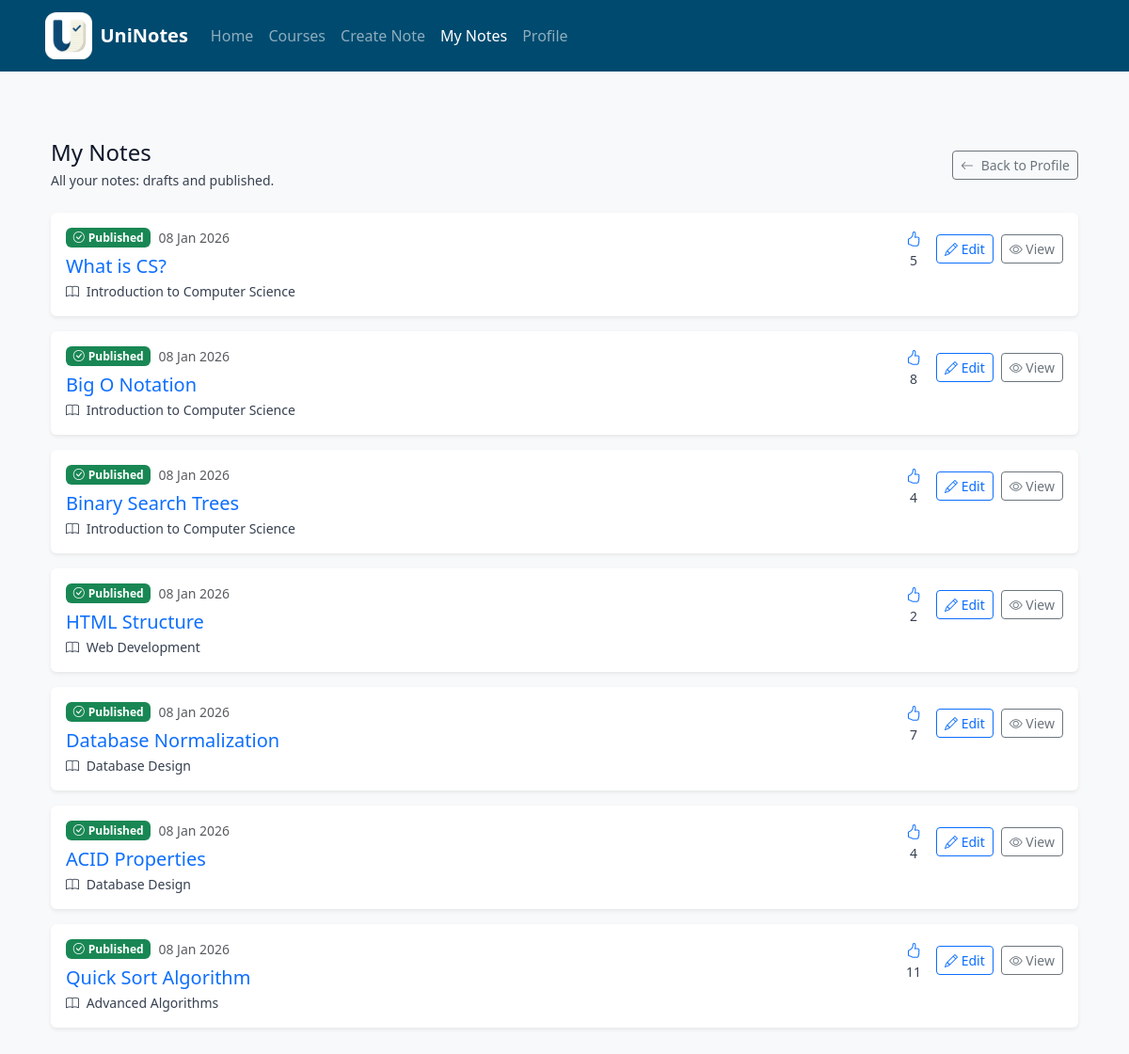
The app's page /index.php?page=user_notes_uploaded (signed in) with its own data.
### tables this page shows
CREATE TABLE IF NOT EXISTS `note` (
	`id` INT NOT NULL AUTO_INCREMENT UNIQUE,
	`owner_id` INT NULL,
	`topic_id` INT NOT NULL,
	`title` VARCHAR(255) NOT NULL,
	`content` LONGTEXT,
	`content_rendered` LONGTEXT,
	`status` ENUM('draft','published','archived') NOT NULL DEFAULT 'draft',
	`published_at` TIMESTAMP NULL DEFAULT NULL,
	`vote_count` INT DEFAULT 0,
	`created_at` TIMESTAMP DEFAULT CURRENT_TIMESTAMP,
	`updated_at` TIMESTAMP DEFAULT CURRENT_TIMESTAMP ON UPDATE CURRENT_TIMESTAMP,
	`deleted_at` TIMESTAMP NULL DEFAULT NULL,
	PRIMARY KEY(`id`),
	FOREIGN KEY(`owner_id`) REFERENCES `user`(`person_id`) ON UPDATE NO ACTION ON DELETE SET NULL,
	FOREIGN KEY(`topic_id`) REFERENCES `topic`(`id`) ON UPDATE NO ACTION ON DELETE CASCADE
);

CREATE TABLE IF NOT EXISTS `course` (
	`id` INT NOT NULL AUTO_INCREMENT UNIQUE,
	`name` VARCHAR(255) NOT NULL,
	`description` TEXT,
	`created_by` INT,
	`programme_id` INT NULL,
	`created_at` TIMESTAMP DEFAULT CURRENT_TIMESTAMP,
	PRIMARY KEY(`id`),
	UNIQUE KEY `unique_course_name` (`name`),
	FOREIGN KEY(`created_by`) REFERENCES `user`(`person_id`) ON UPDATE NO ACTION ON DELETE SET NULL,
	FOREIGN KEY(`programme_id`) REFERENCES `programme`(`id`) ON UPDATE NO ACTION ON DELETE SET NULL
);

### index.php (called while the page is built, shortened)
<?php
require "template/base.php";
?>

### db/db.php (called while the page is built, shortened)
<?php
class Database {
    private static $instance = null;
    public static function getInstance() {
        if (self::$instance === null) {
            self::$instance = new PDO(
                "mysql:host=localhost;dbname=uninotes;charset=utf8mb4",
                "root",
                "",
                [
                    PDO::ATTR_ERRMODE => PDO::ERRMODE_EXCEPTION,
                    PDO::ATTR_DEFAULT_FETCH_MODE => PDO::FETCH_ASSOC
                ]
            );
        }
        return self::$instance;
    }
}
?>

### db/NoteModel.php (called while the page is built, shortened)
<?php
require_once 'db.php';
class NoteModel {
    private PDO $pdo;
    public function __construct() {
        $this->pdo = Database::getInstance();
    }
    public function getNotesUploadedByUser(int $personId, ?string $statusFilter = null): array {
        $sql = "SELECT
                    n.id,
                    n.title,
                    n.status,
                    COALESCE(n.published_at, n.created_at) AS note_date,
                    c.name AS course_name,
                    n.vote_count
                FROM note n
                JOIN topic t ON n.topic_id = t.id
                JOIN course_offering co ON t.offering_id = co.id
                JOIN course c ON co.course_id = c.id
                WHERE n.owner_id = ?";
        $params = [$personId];
        $sql .= " ORDER BY note_date DESC";
        $stmt = $this->pdo->prepare($sql);
        $stmt->execute($params);
        return $stmt->fetchAll(PDO::FETCH_ASSOC);
    }
}
?>

### user_notes_uploaded.php (the view, shortened to what this page needs)
<?php
$personId = (int)$_SESSION['person_id'];
$noteModel = new NoteModel();
$notes = $noteModel->getNotesUploadedByUser($personId);
?>
<div class="container py-4 py-lg-5">
    <div class="d-flex justify-content-between align-items-center mb-4">
        <div>
            <h1 class="h4 mb-1">My Notes</h1>
            <p class="text-muted small mb-0">
                All your notes: drafts and published.
            </p>
        </div>
        <a class="btn btn-outline-secondary btn-sm" href="index.php?page=account">
            <i class="bi bi-arrow-left me-1"></i> Back to Profile
        </a>
    </div>
    <?php if (empty($notes)): ?>
        <div class="card border-0 shadow-sm">
            <div class="card-body text-center py-5">
                <i class="bi bi-file-earmark-text text-muted" style="font-size: 3rem;"></i>
                <p class="text-muted mt-3 mb-0">You haven't uploaded any notes yet.</p>
                <a href="index.php?page=note_edit" class="btn btn-primary mt-3">
                    <i class="bi bi-plus-lg me-1"></i> Create Note
                </a>
            </div>
        </div>
    <?php else: ?>
        <?php foreach ($notes as $note): ?>
            <div class="card mb-3 border-0 shadow-sm">
                <div class="card-body">
                    <div class="d-flex justify-content-between align-items-start flex-wrap gap-3">
                        <div class="flex-grow-1">
                            <div class="d-flex align-items-center gap-2 mb-2">
                                <?php if ($note['status'] === 'draft'): ?>
                                    <span class="badge bg-secondary">
                                        <i class="bi bi-file-earmark me-1"></i>Draft
                                    </span>
                                <?php else: ?>
                                    <span class="badge bg-success">
                                        <i class="bi bi-check-circle me-1"></i>Published
                                    </span>
                                <?php endif; ?>
                                <small class="text-muted">
                                    <?php echo date('d M Y', strtotime($note['note_date'])); ?>
                                </small>
                            </div>
                            <a href="index.php?page=note_view&id=<?php echo (int)$note['id']; ?>"
                               class="text-decoration-none">
                                <h2 class="h5 mb-1">
                                    <?php echo htmlspecialchars($note['title']); ?>
                                </h2>
                            </a>
                            <div class="small text-muted">
                                <i class="bi bi-book me-1"></i>
                                <?php echo htmlspecialchars($note['course_name']); ?>
                            </div>
                        </div>
                        <div class="d-flex align-items-center gap-3">
                            <div class="text-center">
                                <i class="bi bi-hand-thumbs-up text-primary"></i>
                                <div class="small text-muted"><?php echo (int)$note['vote_count']; ?></div>
                            </div>
                            <div class="d-flex gap-2">
                                <a href="index.php?page=note_edit&id=<?php echo (int)$note['id']; ?>"
                                   class="btn btn-outline-primary btn-sm"
                                   title="Edit note">
                                    <i class="bi bi-pencil"></i> Edit
                                </a>
                                <a href="index.php?page=note_view&id=<?php echo (int)$note['id']; ?>"
                                   class="btn btn-outline-secondary btn-sm"
                                   title="View note">
                                    <i class="bi bi-eye"></i> View
                                </a>
                            </div>
                        </div>
                    </div>
                </div>
            </div>
        <?php endforeach; ?>
    <?php endif; ?>
</div>

### css/style.css (style rules this page uses)
body { font-family: system-ui, -apple-system, BlinkMacSystemFont, "Segoe UI", Roboto, "Helvetica Neue", Arial, sans-serif; font-size: 16px; line-height: 1.5; color: #0f172a; }
:root { --brand-500: #2563eb; --brand-600: #4f46e5; --muted-500: #374151; --muted-600: #111827; --focus-ring: 3px solid rgba(37, 99, 235, 0.4); }
.auth-subheading, .auth-footer-text, .auth-muted-link, .small.text-muted { color: #374151 !important; }

### records on screen
note: status "Published", note_date "08 Jan 2026", title "What is CS?", course.name "Introduction to Computer Science", vote_count "5"
note: status "Published", note_date "08 Jan 2026", title "Big O Notation", course.name "Introduction to Computer Science", vote_count "8"
note: status "Published", note_date "08 Jan 2026", title "Binary Search Trees", course.name "Introduction to Computer Science", vote_count "4"
note: status "Published", note_date "08 Jan 2026", title "HTML Structure", course.name "Web Development", vote_count "2"
note: status "Published", note_date "08 Jan 2026", title "Database Normalization", course.name "Database Design", vote_count "7"
note: status "Published", note_date "08 Jan 2026", title "ACID Properties", course.name "Database Design", vote_count "4"
note: status "Published", note_date "08 Jan 2026", title "Quick Sort Algorithm", course.name "Advanced Algorithms", vote_count "11"
